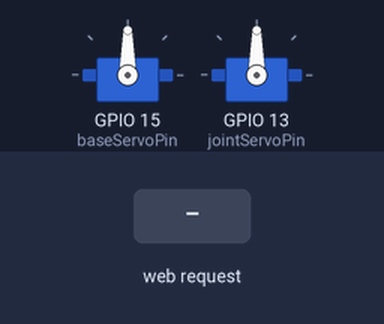
A sketch run on a simulated ESP32. Shown: 2 × servo. The test bench sets the inputs (shaded band). WiFi joins after 1.5 s; servers stay silent unless stated; what the sketch prints to the serial monitor is not drawn.

Above: at 2.7 s.
2.8 s: HTTP request GET /set?base=1&joint=1 received
At 3.3 s:
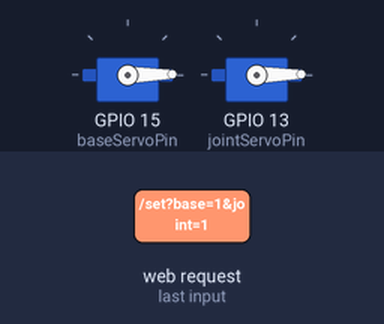
4.3 s: HTTP request GET /set?base=120&joint=120 received
At 5.7 s:
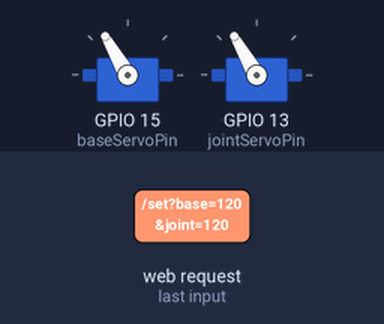
Timing chart, 0 to 7.3 s (numbered marks = the images above; inputs shaded):
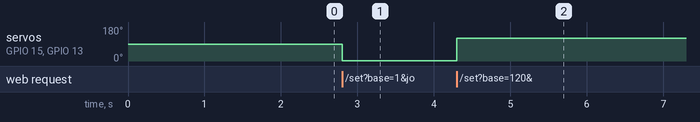

Measured:
- after the input at 2.8 s, servo on GPIO 15 (baseServoPin), servo on GPIO 13 (jointServoPin): 90° → 1° at once
- after the input at 4.3 s, servo on GPIO 15 (baseServoPin), servo on GPIO 13 (jointServoPin): 1° → 120° at once

The sketch:

esp32code.ino
```cpp
#include <WiFi.h>
#include <ESP32Servo.h>
#include <WebServer.h>

// WiFi credentials
const char* ssid = "PTCL-BB21";
const char* password = "1234567890123";

// Servo pins and objects
const int baseServoPin = 15;  // GPIO pin for base servo
const int jointServoPin = 13; // GPIO pin for joint servo

Servo baseServo;
Servo jointServo;

// Default angles
int baseAngle = 90;
int jointAngle = 90;

// Web server instance
WebServer server(80);

// HTML page for user interface
const char* htmlPage = R"rawliteral(
<!DOCTYPE html>
<html>
  <head>
    <title>2 DOF Robot Control</title>
    <style>
      body { font-family: Arial, sans-serif; text-align: center; }
      input { width: 60px; margin: 10px; text-align: center; }
      button { padding: 10px 20px; margin: 10px; }
    </style>
  </head>
  <body>
    <h2>Control 2 DOF Robot</h2>
    <div>
      <h3>Base Joint</h3>
      <input id="baseAngle" type="number" value="90" min="0" max="180" />
      <button onclick="sendAngle('base')">Set Base</button>
    </div>
    <div>
      <h3>Second Joint</h3>
      <input id="jointAngle" type="number" value="90" min="0" max="180" />
      <button onclick="sendAngle('joint')">Set Joint</button>
    </div>
    <script>
      function sendAngle(joint) {
        const angle = document.getElementById(joint + 'Angle').value;
        fetch(`/set?joint=${joint}&angle=${angle}`)
          .then(response => response.text())
          .then(data => alert(data))
          .catch(error => console.error('Error:', error));
      }
    </script>
  </body>
</html>
)rawliteral";

// Function to handle root page
void handleRoot() {
  server.send(200, "text/html", htmlPage);
}

// Function to handle angle updates
void handleSetAngle() {
  // Debugging: print the full request URL
  Serial.print("Request URL: ");
  Serial.println(server.uri());

  if (server.hasArg("base") && server.hasArg("joint")) {
    int base = server.arg("base").toInt();
    int joint = server.arg("joint").toInt();

    // Print received arguments for debugging
    Serial.print("Received request: base = ");
    Serial.print(base);
    Serial.print(", joint = ");
    Serial.println(joint);

    // Validate angles
    if (base < 0 || base > 180 || joint < 0 || joint > 180) {
      server.send(400, "text/plain", "Invalid angle. Must be between 0 and 180.");
      return;
    }

    // Set servo angles based on the received parameters
    baseAngle = base;
    jointAngle = joint;

    baseServo.write(baseAngle);
    jointServo.write(jointAngle);

    server.send(200, "text/plain", "Base and joint angles set to " + String(baseAngle) + " and " + String(jointAngle));
    Serial.print("Base angle set to: ");
    Serial.println(baseAngle);
    Serial.print("Joint angle set to: ");
    Serial.println(jointAngle);
  } else {
    server.send(400, "text/plain", "Missing 'base' or 'joint' parameters.");
    Serial.println("Error: Missing 'base' or 'joint' parameters.");
  }
}


void setup() {
  Serial.begin(115200);

  // Connect to WiFi
  WiFi.begin(ssid, password);
  Serial.print("Connecting to WiFi");
  while (WiFi.status() != WL_CONNECTED) {
    delay(500);
    Serial.print(".");
  }
  Serial.println("\nWiFi connected.");
  Serial.print("IP Address: ");
  Serial.println(WiFi.localIP());

  // Attach servos
  baseServo.attach(baseServoPin);
  jointServo.attach(jointServoPin);

  // Set initial servo positions
  baseServo.write(baseAngle);
  jointServo.write(jointAngle);

  // Configure web server routes
  server.on("/", handleRoot);
  server.on("/set", handleSetAngle);

  // Start the server
  server.begin();
  Serial.println("Web server started.");
}

void loop() {
  server.handleClient();
}
```
